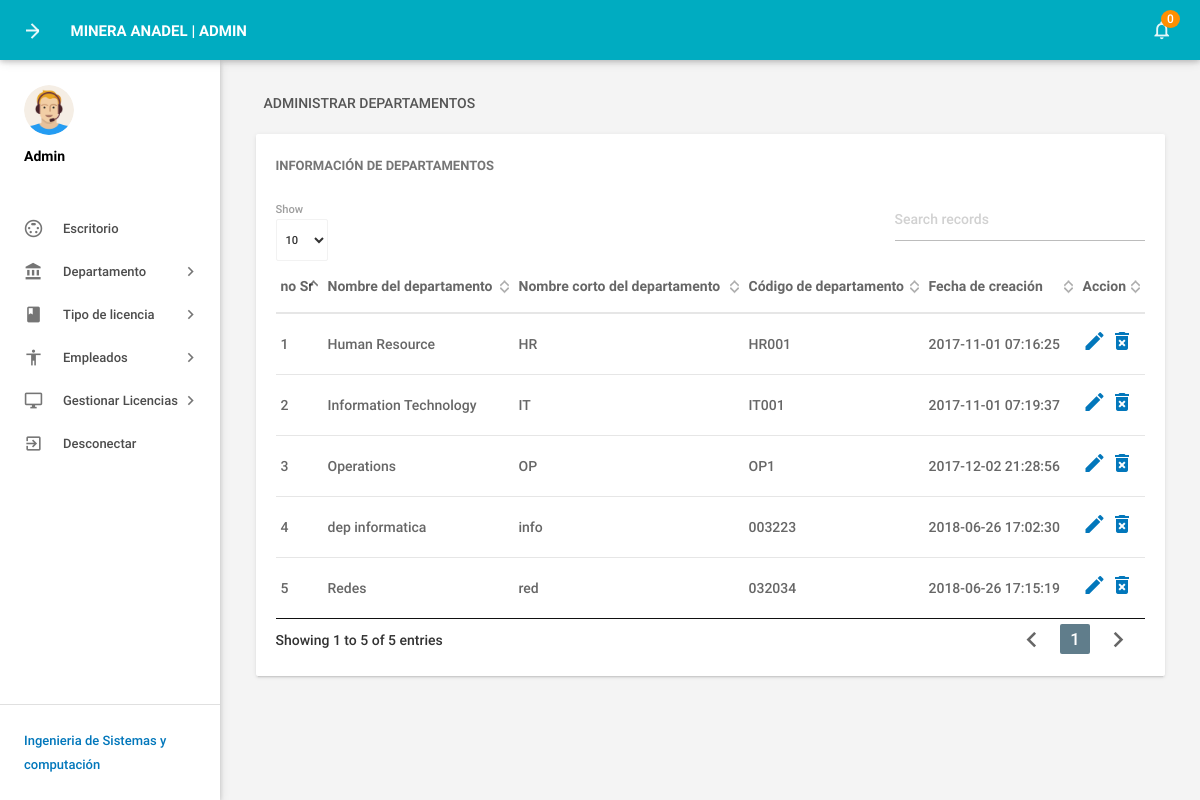
Screenshot of /admin/managedepartments.php (signed in) with the database file from the repository.
### tables this page shows
CREATE TABLE `tbldepartments` (
  `id` int(11) NOT NULL,
  `DepartmentName` varchar(150) DEFAULT NULL,
  `DepartmentShortName` varchar(100) NOT NULL,
  `DepartmentCode` varchar(50) DEFAULT NULL,
  `CreationDate` timestamp NULL DEFAULT CURRENT_TIMESTAMP
);

### admin/managedepartments.php (the view, shortened to what this page needs)
<?php
include('includes/config.php');
if(strlen($_SESSION['alogin'])==0)
    {
header('location:index.php');
}
else{
    ?>
<!DOCTYPE html>
<html lang="en">
    <head>
        <link type="text/css" rel="stylesheet" href="../assets/plugins/materialize/css/materialize.min.css"/>
        <link href="../assets/plugins/material-preloader/css/materialPreloader.min.css" rel="stylesheet">
        <link href="../assets/plugins/datatables/css/jquery.dataTables.min.css" rel="stylesheet">
        <link href="../assets/css/alpha.min.css" rel="stylesheet" type="text/css"/>
        <link href="../assets/css/custom.css" rel="stylesheet" type="text/css"/>
    </head>
    <body>
       <?php include('includes/header.php');?>
       <?php include('includes/sidebar.php');?>
            <main class="mn-inner">
                <div class="row">
                    <div class="col s12">
                        <div class="page-title">Administrar departamentos</div>
                    </div>
                    <div class="col s12 m12 l12">
                        <div class="card">
                            <div class="card-content">
                                <span class="card-title">Información de Departamentos</span>
                                <table id="example" class="display responsive-table ">
                                    <thead>
                                        <tr>
                                            <th>no Sr </th>
                                            <th>Nombre del departamento</th>
                                            <th>Nombre corto del departamento</th>
                                            <th>Código de departamento</th>
                                            <th>Fecha de creación</th>
                                            <th>Accion</th>
                                        </tr>
                                    </thead>
                                    <tbody>
<?php $sql = "SELECT * from tbldepartments";
$query = $dbh -> prepare($sql);
$query->execute();
$results=$query->fetchAll(PDO::FETCH_OBJ);
$cnt=1;
if($query->rowCount() > 0)
{
foreach($results as $result)
{               ?>
                                        <tr>
                                            <td> <?php echo htmlentities($cnt);?></td>
                                            <td><?php echo htmlentities($result->DepartmentName);?></td>
                                            <td><?php echo htmlentities($result->DepartmentShortName);?></td>
                                            <td><?php echo htmlentities($result->DepartmentCode);?></td>
                                            <td><?php echo htmlentities($result->CreationDate);?></td>
                                            <td><a href="editdepartment.php?deptid=<?php echo htmlentities($result->id);?>"><i class="material-icons">mode_edit</i></a><a href="managedepartments.php?del=<?php echo htmlentities($result->id);?>" onclick="return confirm('Do you want to delete');"> <i class="material-icons">delete_forever</i></a></td>
                                        </tr>
                                         <?php $cnt++;} }?>
                                    </tbody>
                                </table>
                            </div>
                        </div>
                    </div>
                </div>
            </main>
        </div>
        <div class="left-sidebar-hover"></div>
    </body>
</html>
<?php } ?>

### admin/includes/header.php (shortened to what this page needs)
        <div class="mn-content fixed-sidebar">
            <header class="mn-header navbar-fixed">
                <nav class="cyan darken-1">
                    <div class="nav-wrapper row">
                        <section class="material-design-hamburger navigation-toggle">
                            <a href="#" data-activates="slide-out" class="button-collapse show-on-large material-design-hamburger__icon">
                                <span class="material-design-hamburger__layer"></span>
                            </a>
                        </section>
                        <div class="header-title col s3">
                            <span class="chapter-title">Minera Anadel | Admin</span>
                        </div>
                        <ul class="right col s9 m3 nav-right-menu">
                            <li class="hide-on-small-and-down"><a href="javascript:void(0)" data-activates="dropdown1" class="dropdown-button dropdown-right show-on-large"><i class="material-icons">notifications_none</i>
<?php
$isread=0;
$sql = "SELECT id from tblleaves where IsRead=:isread";
$query = $dbh -> prepare($sql);
$query->bindParam(':isread',$isread,PDO::PARAM_STR);
$query->execute();
$unreadcount=$query->rowCount();?>
                                <span class="badge"><?php echo htmlentities($unreadcount);?></span></a></li>
                        </ul>
                    </div>
                </nav>
            </header>

### admin/includes/sidebar.php (shortened to what this page needs)
  <aside id="slide-out" class="side-nav white fixed">
             <div class="side-nav-wrapper">
                 <div class="sidebar-profile">
                     <div class="sidebar-profile-image">
                         <img src="../assets/images/profile-image.png" class="circle" alt="">
                     </div>
                     <div class="sidebar-profile-info">
                             <p>Admin</p>
                     </div>
                 </div>
             <ul class="sidebar-menu collapsible collapsible-accordion" data-collapsible="accordion">
                 <li class="no-padding"><a class="waves-effect waves-grey" href="dashboard.php"><i class="material-icons">settings_input_svideo</i>Escritorio</a></li>
                 <li class="no-padding">
                     <a class="collapsible-header waves-effect waves-grey"><i class="material-icons">account_balance</i>Departamento<i class="nav-drop-icon material-icons">keyboard_arrow_right</i></a>
                 </li>
                 <li class="no-padding">
                     <a class="collapsible-header waves-effect waves-grey"><i class="material-icons">book</i>Tipo de licencia<i class="nav-drop-icon material-icons">keyboard_arrow_right</i></a>
                 </li>
                 <li class="no-padding">
                     <a class="collapsible-header waves-effect waves-grey"><i class="material-icons">accessibility</i>Empleados<i class="nav-drop-icon material-icons">keyboard_arrow_right</i></a>
                 </li>
<li class="no-padding">
                     <a class="collapsible-header waves-effect waves-grey"><i class="material-icons">desktop_windows</i>Gestionar Licencias<i class="nav-drop-icon material-icons">keyboard_arrow_right</i></a>
                 </li>
                     <li class="no-padding">
                             <a class="waves-effect waves-grey" href="logout.php"><i class="material-icons">exit_to_app</i>Desconectar</a>
                         </li>
             </ul>
                <div class="footer">
                 <p class="copyright"><a href="https://www.facebook.com/sistemasundac/" target="blank">Ingenieria de Sistemas y computación</a></p>
             </div>
             </div>
         </aside>

### rows the page displays
tbldepartments: DepartmentName "Human Resource", DepartmentShortName "HR", DepartmentCode "HR001", CreationDate "2017-11-01 07:16:25"
tbldepartments: DepartmentName "Information Technology", DepartmentShortName "IT", DepartmentCode "IT001", CreationDate "2017-11-01 07:19:37"
tbldepartments: DepartmentName "Operations", DepartmentShortName "OP", DepartmentCode "OP1", CreationDate "2017-12-02 21:28:56"
tbldepartments: DepartmentName "dep informatica", DepartmentShortName "info", DepartmentCode "003223", CreationDate "2018-06-26 17:02:30"
tbldepartments: DepartmentName "Redes", DepartmentShortName "red", DepartmentCode "032034", CreationDate "2018-06-26 17:15:19"

### other values shown
$unreadcount "0"
